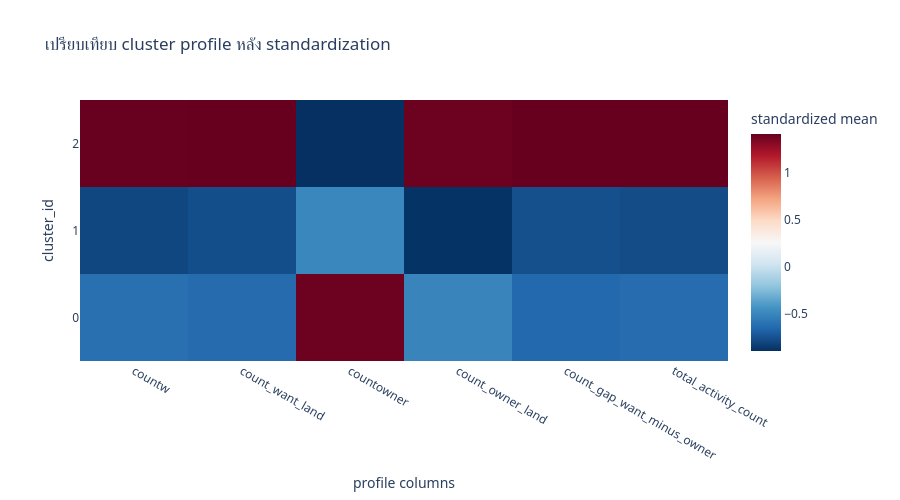

Source (notebook cell):
### Markdown cell above
## สร้าง Plotly cluster profile chart สำหรับ HTML report

heatmap แสดงค่า standardized ของ cluster means เพื่อเปรียบเทียบ profile ระหว่างกลุ่มในรายงาน HTML

### Code cell
profile_plotly_figure = go.Figure(
    data=go.Heatmap(
        z=standardized_profile_array,
        x=profile_value_columns,
        y=cluster_profiles_df["cluster_id"].astype(str),
        colorscale="RdBu_r",
        colorbar={"title": "standardized mean"},
    )
)
profile_plotly_figure.update_layout(
    title="เปรียบเทียบ cluster profile หลัง standardization",
    xaxis_title="profile columns",
    yaxis_title="cluster_id",
    template="plotly_white",
    height=500,
    font={"family": "Sarabun, system-ui, sans-serif"},
    hoverlabel={"font": {"family": "Sarabun, system-ui, sans-serif"}},
)

### Figure 1 — Plotly figure (JSON) as saved in the notebook; plotly's stock layout.template omitted (floating-point values rounded to 4 significant figures)
{"data": [{"colorbar": {"title": {"text": "standardized mean"}}, "colorscale": [[0.0, "rgb(5,48,97)"], [0.1, "rgb(33,102,172)"], [0.2, "rgb(67,147,195)"], [0.3, "rgb(146,197,222)"], [0.4, "rgb(209,229,240)"], [0.5, "rgb(247,247,247)"], [0.6, "rgb(253,219,199)"], [0.7, "rgb(244,165,130)"], [0.8, "rgb(214,96,77)"], [0.9, "rgb(178,24,43)"], [1.0, "rgb(103,0,31)"]], "type": "heatmap", "x": ["countw", "count_want_land", "countowner", "count_owner_land", "count_gap_want_minus_owner", "total_activity_count"], "y": ["0", "1", "2"], "z": [[-0.613, -0.6421, 1.395, -0.5127, -0.6505, -0.6348], [-0.7972, -0.7701, -0.4982, -0.8851, -0.7623, -0.7771], [1.41, 1.412, -0.8972, 1.398, 1.413, 1.412]]}], "layout": {"font": {"family": "Sarabun, system-ui, sans-serif"}, "height": 500, "hoverlabel": {"font": {"family": "Sarabun, system-ui, sans-serif"}}, "title": {"text": "เปรียบเทียบ cluster profile หลัง standardization"}, "xaxis": {"title": {"text": "profile columns"}}, "yaxis": {"title": {"text": "cluster_id"}}}}
